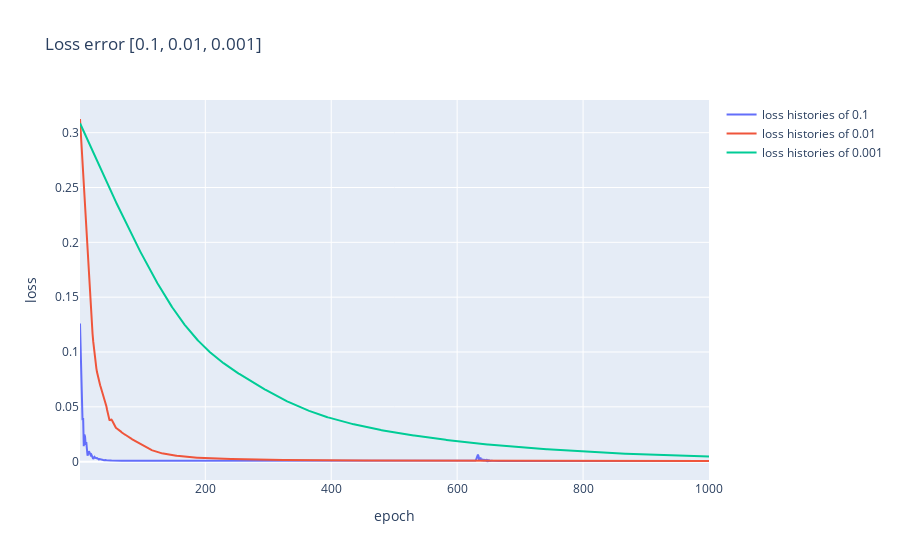

Source (notebook cell):
### Code cell
# import plotly.graph_objects as go

fig = go.Figure()
x = [x+1 for x in range(1000)]
# for lr in params["LR"]:
for lr in config['MODEL']["LEARNING_RATE"]:
    with open(f"models/{config['DATA']['SCC']}/loss_histories_{lr}.pkl", 'rb') as f:
        loss_histories = pickle.load(f)
    
        fig.add_trace(go.Scatter(x=x, y=loss_histories, mode='lines', name=f"loss histories of {lr}"))
        
        fig.update_layout(
            xaxis_title='epoch',
            yaxis_title='loss',
            title=f"Loss error {config['MODEL']['LEARNING_RATE']}",
            height=800
        )
fig.show()

### Figure 1 — Plotly figure (JSON) as saved in the notebook; plotly's stock layout.template omitted (floating-point values rounded to 4 significant figures; data arrays with more than 128 entries replaced by an {"elided": "..."} marker saying what was removed)
{"data": [{"mode": "lines", "name": "loss histories of 0.1", "type": "scatter", "x": {"elided": "1000 int values"}, "y": {"elided": "1000 float values"}}, {"mode": "lines", "name": "loss histories of 0.01", "type": "scatter", "x": {"elided": "1000 int values"}, "y": {"elided": "1000 float values"}}, {"mode": "lines", "name": "loss histories of 0.001", "type": "scatter", "x": {"elided": "1000 int values"}, "y": {"elided": "1000 float values"}}], "layout": {"autosize": true, "title": {"text": "Loss error [0.1, 0.01, 0.001]"}, "xaxis": {"autorange": true, "range": [1, 1000], "title": {"text": "epoch"}, "type": "linear"}, "yaxis": {"autorange": true, "range": [-0.01672, 0.3298], "title": {"text": "loss"}, "type": "linear"}}}
